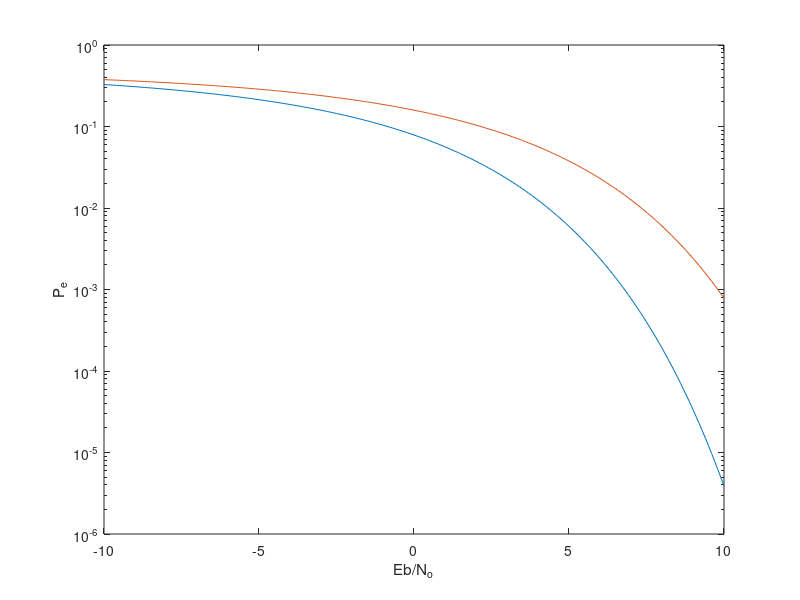

MATLAB code to generate this figure:

z_db = -10:.1:10;
r12 = [-1 0]; 
z = db2pow(z_db); 
p_e(1,:) = qfunc(sqrt((1 - r12(1))*z)); 
p_e(2,:) = qfunc(sqrt((1 - r12(2))*z)); 
semilogy(z_db, p_e(1,:)) 
hold on
semilogy(z_db, p_e(2,:)) 
xlabel('Eb/N_o')
ylabel('P_e')
